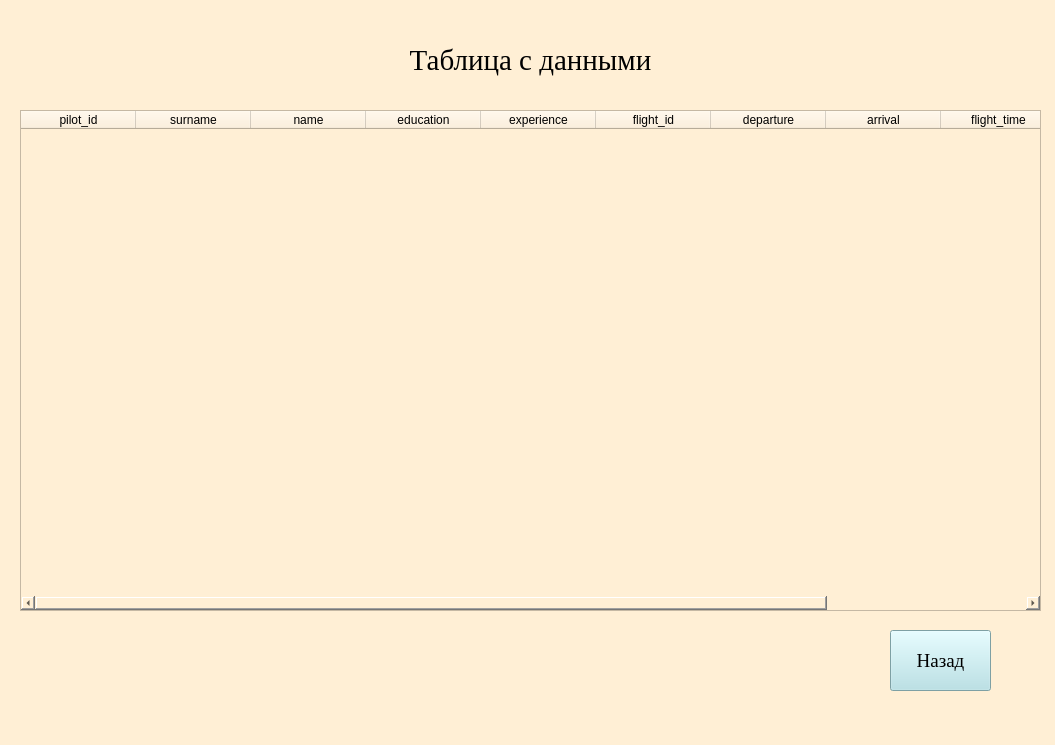
<?xml version="1.0" encoding="UTF-8"?>
<ui version="4.0">
 <class>MainWindow</class>
 <widget class="QMainWindow" name="MainWindow">
  <property name="geometry">
   <rect>
    <x>0</x>
    <y>0</y>
    <width>1055</width>
    <height>745</height>
   </rect>
  </property>
  <property name="windowTitle">
   <string>Таблица с данными</string>
  </property>
  <property name="styleSheet">
   <string notr="true">background-color: rgb(255, 239, 213)</string>
  </property>
  <widget class="QWidget" name="centralwidget">
   <widget class="QPushButton" name="back">
    <property name="geometry">
     <rect>
      <x>890</x>
      <y>630</y>
      <width>101</width>
      <height>61</height>
     </rect>
    </property>
    <property name="font">
     <font>
      <family>Times New Roman</family>
      <pointsize>14</pointsize>
     </font>
    </property>
    <property name="styleSheet">
     <string notr="true">background-color: rgb(176, 224, 230)</string>
    </property>
    <property name="text">
     <string>Назад</string>
    </property>
   </widget>
   <widget class="QLabel" name="label">
    <property name="geometry">
     <rect>
      <x>0</x>
      <y>30</y>
      <width>1061</width>
      <height>61</height>
     </rect>
    </property>
    <property name="font">
     <font>
      <family>Times New Roman</family>
      <pointsize>22</pointsize>
     </font>
    </property>
    <property name="text">
     <string>Таблица с данными</string>
    </property>
    <property name="alignment">
     <set>Qt::AlignCenter</set>
    </property>
   </widget>
   <widget class="QTableWidget" name="tableWidget">
    <property name="geometry">
     <rect>
      <x>20</x>
      <y>110</y>
      <width>1021</width>
      <height>501</height>
     </rect>
    </property>
    <property name="minimumSize">
     <size>
      <width>1021</width>
      <height>0</height>
     </size>
    </property>
    <attribute name="horizontalHeaderDefaultSectionSize">
     <number>115</number>
    </attribute>
    <attribute name="horizontalHeaderMinimumSectionSize">
     <number>49</number>
    </attribute>
    <attribute name="horizontalHeaderShowSortIndicator" stdset="0">
     <bool>false</bool>
    </attribute>
    <column>
     <property name="text">
      <string>pilot_id</string>
     </property>
    </column>
    <column>
     <property name="text">
      <string>surname</string>
     </property>
    </column>
    <column>
     <property name="text">
      <string>name</string>
     </property>
    </column>
    <column>
     <property name="text">
      <string>education</string>
     </property>
    </column>
    <column>
     <property name="text">
      <string>experience</string>
     </property>
    </column>
    <column>
     <property name="text">
      <string>flight_id</string>
     </property>
    </column>
    <column>
     <property name="text">
      <string>departure</string>
     </property>
    </column>
    <column>
     <property name="text">
      <string>arrival</string>
     </property>
    </column>
    <column>
     <property name="text">
      <string>flight_time</string>
     </property>
    </column>
    <column>
     <property name="text">
      <string>number_of_transfers</string>
     </property>
    </column>
   </widget>
  </widget>
 </widget>
 <resources/>
 <connections/>
</ui>
